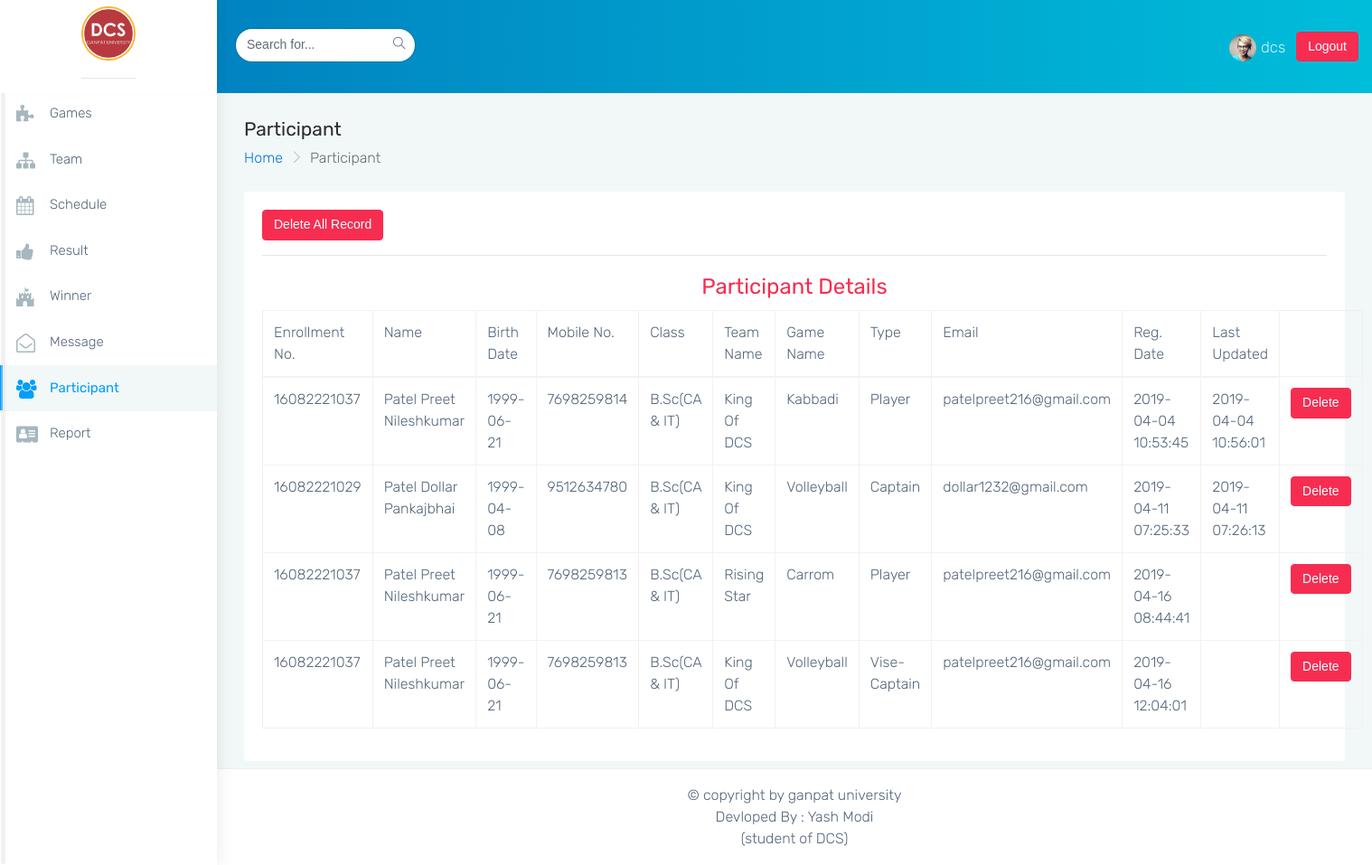
The app's page /admin/participant.php (signed in) with its own data.
### tables this page shows
CREATE TABLE `participant` (
  `p_id` int(11) NOT NULL,
  `e_no` varchar(11) NOT NULL,
  `p_name` varchar(50) NOT NULL,
  `p_birth` date NOT NULL,
  `p_mobile` varchar(10) NOT NULL,
  `p_class` varchar(20) NOT NULL,
  `team_id` int(11) NOT NULL,
  `game_id` int(11) DEFAULT NULL,
  `p_type` varchar(20) DEFAULT NULL,
  `p_email` varchar(50) NOT NULL,
  `r_date` datetime DEFAULT NULL,
  `u_date` datetime DEFAULT NULL
);

CREATE TABLE `team` (
  `team_id` int(11) NOT NULL,
  `sem` int(11) NOT NULL,
  `team_name` varchar(15) NOT NULL
);

CREATE TABLE `game` (
  `game_id` int(11) NOT NULL,
  `gname` varchar(15) NOT NULL,
  `max` int(11) NOT NULL,
  `type` varchar(15) NOT NULL,
  `year` varchar(15) NOT NULL
);

### admin/participant.php (the view, shortened to what this page needs)
<?php
	$s = $_SESSION["user"];
	if($s == TRUE)
	{
?>
<!DOCTYPE html>
<html lang="en">
<head>
    <link href="../assets/plugins/bootstrap/css/bootstrap.min.css" rel="stylesheet">
    <link href="css/style.css" rel="stylesheet">
    <link href="css/colors/blue.css" id="tdeme" rel="stylesheet">
</head>
<body class="fix-header card-no-border">
    <div id="main-wrapper">
        <header class="topbar">
            <nav class="navbar top-navbar navbar-toggleable-sm navbar-light">
                <div class="navbar-header">
                    <a class="navbar-brand" href="main.php">
                        <b>
                            <img src="/sport/image/dcs1.jpg" height="60px" widtd="60px" alt="homepage"  />
                        </b>
                        <hr>
                    </a>
                </div>
                <div class="navbar-collapse">
                    <ul class="navbar-nav mr-auto mt-md-0 ">
                        <li class="nav-item hidden-sm-down">
                            <form class="app-search p-l-20">
                                <input type="text" class="form-control" placeholder="Search for..."> <a class="srh-btn"><i class="ti-search"></i></a>
                            </form>
                        </li>
                    </ul>
                    <ul class="navbar-nav my-lg-0">
                        <li class="nav-item dropdown">
                            <a class="nav-link dropdown-toggle text-muted waves-effect waves-dark" href="" data-toggle="dropdown" aria-haspopup="true" aria-expanded="false">
								<img src="../assets/images/users/1.jpg" alt="user" class="profile-pic m-r-5" /><?php echo $s;?>
								<a href="../admin/logout.php"><button class="btn btn-danger">Logout</button></a>
							</a>
                        </li>
                    </ul>
                </div>
            </nav>
        </header>
			<?php include '../include/navigation.php';?>
        <div class="page-wrapper">
            <div class="container-fluid">
                <div class="row page-titles">
                    <div class="col-md-6 col-8 align-self-center">
                        <h3 class="text-tdemecolor m-b-0 m-t-0">Participant</h3>
                        <ol class="breadcrumb">
                            <li class="breadcrumb-item"><a href="javascript:void(0)">Home</a></li>
                            <li class="breadcrumb-item active">Participant</li>
                        </ol>
                    </div>
                </div>
                <div class="row">
                    <div class="col-12">
                        <div class="card">
                            <div class="card-block">
                                <div class="row">
									<div class="col-md-2">
										<button class="btn btn-danger"><a href="../admin/delete_all_participant.php" style="color:white;text-decoration:none;">Delete All Record</a></button>
									</div>
									<div class="col-md-8"></div>
									<div class="col-md-2"></div>
								</div>
								<div class="row">
									<div class="col-md-12">
										<form action="#" method="post">
										<hr>
										<h2 class="text-danger text-center">Participant Details</h2>
											<table class="table table-bordered">
												<thead>
													<tr>
														<td>Enrollment No.</td>
														<td>Name</td>
														<td>Birth Date</td>
														<td>Mobile No.</td>
														<td>Class</td>
														<td>Team Name</td>
														<td>Game Name</td>
														<td>Type</td>
														<td>Email</td>
														<td>Reg. Date</td>
														<td>Last Updated</td>
													</tr>
												</thead>
												<tbody>
													<?php
														$con=mysqli_connect("localhost","root","","sport");
														$sql = "select * from participant ";
														$result = mysqli_query($con,$sql);
														while($row=mysqli_fetch_assoc($result))
														{
													?>
													<tr>
														<td><?php echo $row['e_no'];?></td>
														<td><?php echo $row['p_name'];?></td>
														<td><?php echo $row['p_birth'];?></td>
														<td><?php echo $row['p_mobile'];?></td>
														<td><?php echo $row['p_class'];?></td>
														<td>
															<?php
																$sql1 = "select team_name from team where team_id=".$row['team_id'];
																$result1 = mysqli_query($con,$sql1);
																while($row1 = mysqli_fetch_assoc($result1))
																{
															?>
															<?php echo $row1['team_name'];?>
																<?php } ?>
														</td>
														<td>
															<?php
																$sql2 = "select gname from game where game_id=".$row['game_id'];
																$result2 = mysqli_query($con,$sql2);
																while($row2 = mysqli_fetch_assoc($result2))
																{
															?>
															<?php echo $row2['gname'];?>
																<?php } ?>
														</td>
														<td><?php echo $row['p_type'];?></td>
														<td><?php echo $row['p_email'];?></td>
														<td><?php echo $row['r_date'];?></td>
														<td><?php echo $row['u_date'];?></td>
														<td><button class="btn btn-danger"><a href="../admin/participant_delete.php?id=<?php echo $row['e_no'];?>" style="color:white;text-decoration:none;">Delete</a></button></td>
													</tr>
													<?php
														}
													?>
												</tbody>
											</table>
										</form>
									</div>
								</div>
                            </div>
                        </div>
                    </div>
                </div>
            </div>
				<?php include '../include/footer.php';?>
        </div>
    </div>
</body>
</html>
<?php
	}
	else
	{
		header('location:index.php');
	}
?>

### admin/css/colors/blue.css (style rules this page uses)
.topbar { background: #009efb; background: -moz-linear-gradient(left, #0178bc 0%, #00bdda 100%); background: -webkit-linear-gradient(left, #0178bc 0%, #00bdda 100%); background: linear-gradient(to right, #0178bc 0%, #00bdda 100%); }
.topbar .navbar-header { background: #ffffff; box-shadow: 4px -4px 10px rgba(0, 0, 0, 0.05); }
.topbar .navbar-light .navbar-nav .nav-item > a.nav-link { color: rgba(255, 255, 255, 0.8) !important; }

### records on screen
participant: e_no "16082221037", p_name "Patel Preet Nileshkumar", p_birth "1999-06-21", p_mobile "7698259814", p_class "B.Sc(CA & IT)", p_type "Player", p_email "patelpreet216@gmail.com", r_date "2019-04-04 10:53:45", u_date "2019-04-04 10:56:01"
team: team_name "King Of DCS"
game: gname "Kabbadi"
participant: e_no "16082221029", p_name "Patel Dollar Pankajbhai", p_birth "1999-04-08", p_mobile "9512634780", p_class "B.Sc(CA & IT)", p_type "Captain", p_email "dollar1232@gmail.com", r_date "2019-04-11 07:25:33", u_date "2019-04-11 07:26:13"
game: gname "Volleyball"
participant: e_no "16082221037", p_name "Patel Preet Nileshkumar", p_birth "1999-06-21", p_mobile "7698259813", p_class "B.Sc(CA & IT)", p_type "Player", p_email "patelpreet216@gmail.com", r_date "2019-04-16 08:44:41"
team: team_name "Rising Star"
game: gname "Carrom"
participant: e_no "16082221037", p_name "Patel Preet Nileshkumar", p_birth "1999-06-21", p_mobile "7698259813", p_class "B.Sc(CA & IT)", p_type "Vise-Captain", p_email "patelpreet216@gmail.com", r_date "2019-04-16 12:04:01"

### other values on screen
$s "dcs"
